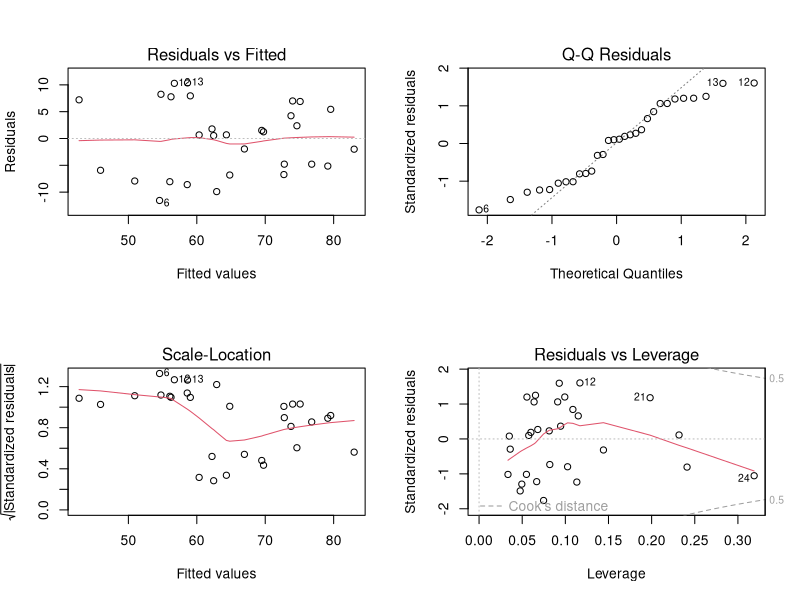

This figure's R source:
## ---- chunk 1
summary(attitude)
## ---- chunk 2
fit_best <- lm(rating~complaints+learning,
                  data=attitude)
par(mfrow=c(2, 2))
plot(fit_best)
